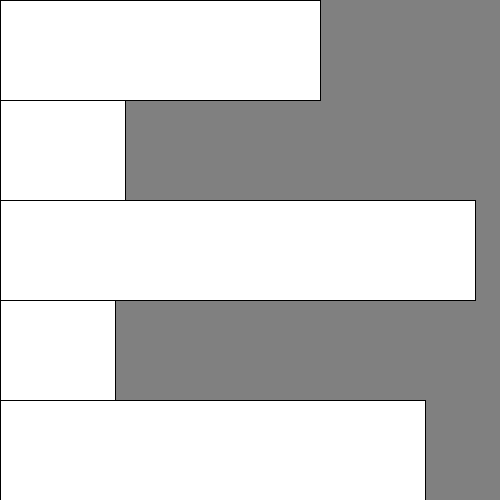
Frame 1 (no input)
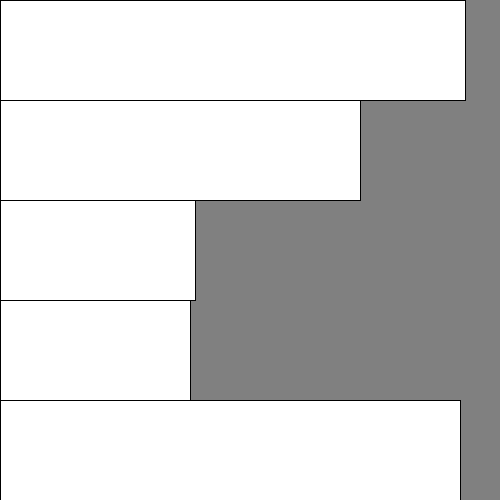
Frame 60 (the mouse pressed at the canvas centre just before this capture)
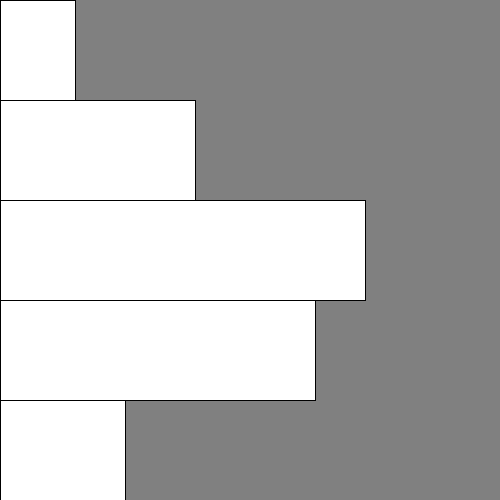
Frame 120 (the mouse held since frame 60 and released just before this capture)

The Processing sketch that drew these frames (run headless with seeded random() and noise(); from frame 60 on, the mouse is pressed at the canvas centre):

// Processing sketch: sample_08_array_1_2
// ── sample_08_array_1_2.pde
// drawing bar chart
// Equalizer
//int [] chart = new int[5];

int [] chart = {50, 80, 11, 45, 90};

void setup() {
  size(500, 500);
  fill(255);
  frameRate(5);
}

void draw() {
  background(128);
  
  for(int i=0; i<5; i++){
    chart[i] = int(random(100));
  }
  
  for(int i=0; i<5; i++){
    rect(0, i*100, chart[i]*5, 100);
  }
}
